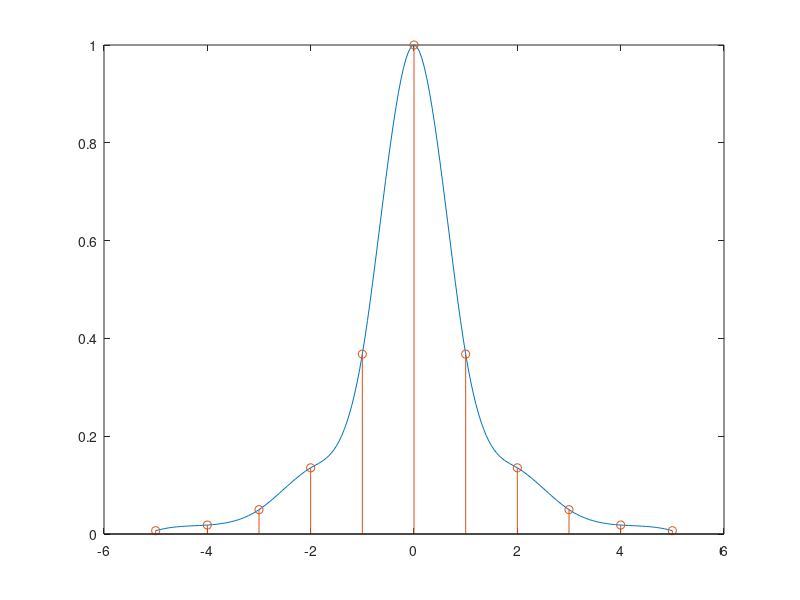

The MATLAB script that drew this image:
% Ex3_24_2

Ts = 0.001;
n = -5:5;
nTs = n * Ts;
x = exp(-1000 * abs(nTs));
Dt = 0.00005;
t = -0.005:Dt:0.005;
xa = spline(nTs, x, t);

plot(t * 1000, xa); hold on;

stem(n, x); hold off;

error = max(abs(xa - exp(-1000 * abs(t))));
